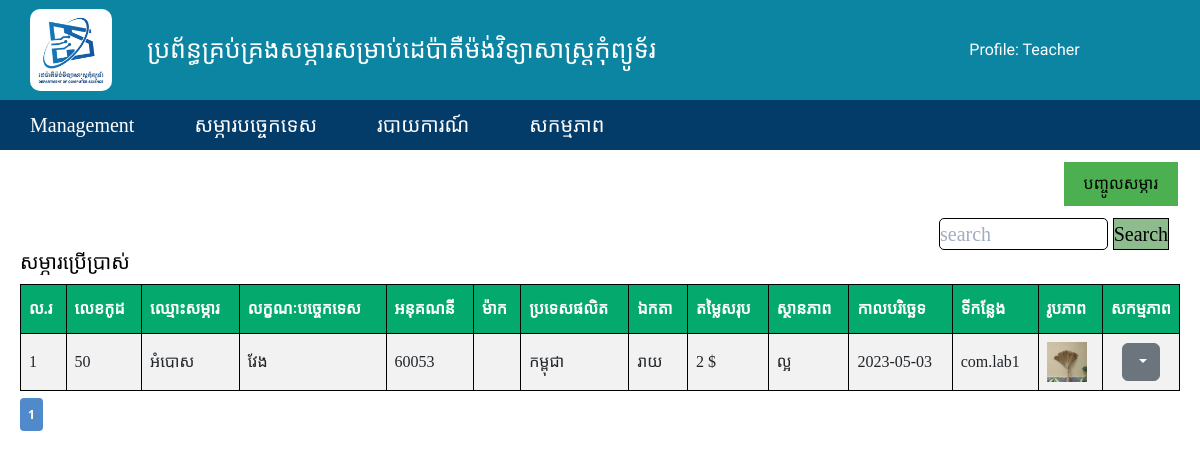
The app's page /admin/use_thing.php (signed in) with its own data.
### tables this page shows
CREATE TABLE `itproduct` (
  `id` int(15) NOT NULL,
  `code` int(20) NOT NULL,
  `name` varchar(100) NOT NULL,
  `how` text NOT NULL,
  `account` int(10) NOT NULL,
  `saccount` int(10) NOT NULL,
  `model` varchar(50) NOT NULL,
  `country` varchar(50) NOT NULL,
  `think` varchar(50) NOT NULL,
  `quantity` int(10) NOT NULL,
  `retail_price` int(20) NOT NULL,
  `total_price` int(20) NOT NULL,
  `status` varchar(20) NOT NULL,
  `date` date NOT NULL,
  `date_use` date DEFAULT NULL,
  `place` varchar(50) NOT NULL,
  `BORROW` int(11) NOT NULL DEFAULT 0,
  `picture` text NOT NULL
);

### admin/use_thing.php (the view, shortened to what this page needs)
<?php
include('include/config.php');
$total_pages = $connect->query('SELECT * FROM itproduct WHERE saccount = 60053')->num_rows;
$page = isset($_GET['page']) && is_numeric($_GET['page']) ? $_GET['page'] : 1;
$num_results_on_page = 5;
if ($stmt = $connect->prepare('SELECT * FROM itproduct WHERE saccount = 60053 ORDER BY name LIMIT ?,?')) {
    $calc_page = ($page - 1) * $num_results_on_page;
    $stmt->bind_param('ii', $calc_page, $num_results_on_page);
    $stmt->execute();
    $result = $stmt->get_result();
?>
    <!DOCTYPE html>
    <html lang="en">
    <head>
              <?php include('include/Head.php'); ?>
    </head>
    <body>
        <?php include('include/Header.php'); ?>
        <div class="dashboard">
            <?php include('include/Top-dashboard.php'); ?>
            <div class="search-and-title">
                <h3>សម្ភារប្រើប្រាស់</h3>
            </div>
            <div class="dasble">
                <table id="customers">
                    <tr font-family='khmer os battambang'>
                        <th class="head">ល.រ</th>
                        <th class="head">លេខកូដ</th>
                        <th class="head">ឈ្មោះសម្ភារ</th>
                        <th class="head">លក្ខណៈបច្ចេកទេស</th>
                        <th class="head">អនុគណនី</th>
                        <th class="head">ម៉ាក</th>
                        <th class="head">ប្រទេសផលិត</th>
                        <th class="head">ឯកតា</th>
                        <th class="head">តម្លៃសរុប</th>
                        <th class="head">ស្ថានភាព</th>
                        <th class="head">កាលបរិច្ឆេទ</th>
                        <th class="head">ទីកន្លែង</th>
                        <th class="head">រូបភាព</th>
                        <th class="head" width="8px">សកម្មភាព</th>
                    </tr>
                    <?php
                    $i = 1;
                    while ($row = $result->fetch_assoc()) {
                    ?>
                        <tr>
                            <td><?php echo $i++; ?></td>
                            <td><?php echo "$row[code]" ?></td>
                            <td><?php echo "$row[name]" ?></td>
                            <td><?php echo "$row[how]" ?></td>
                            <td><?php echo "$row[saccount]" ?></td>
                            <td><?php echo "$row[model]" ?></td>
                            <td><?php echo "$row[country]" ?></td>
                            <td><?php echo "$row[think]" ?></td>
                            <td><?php echo "$row[total_price]" ?> $</td>
                            <td><?php echo "$row[status]" ?></td>
                            <td><?php echo "$row[date]" ?></td>
                            <td><?php
                                if ($row['BORROW'] == 1) echo "គេខ្ចី";
                                else echo "$row[place]"; ?></td>
                            <td><img src="./img/<?php echo "$row[picture]"; ?>" width="40px" ;height="auto"></td>
            <td align="center">
                <?php include('include/td_action.php');?>
            </td>
            </tr>
        <?php
                    }
        ?>
        </table>
        <?php if (ceil($total_pages / $num_results_on_page) > 0) : ?>
            <ul class="pagination">
                <li class="currentpage"><a href="use_thing.php?page=<?php echo $page ?>"><?php echo $page ?></a></li>
            </ul>
        <?php endif; ?>
        </div>
        </div>
    </body>
    </html><?php } ?>

### admin/include/td_action.php (shortened to what this page needs)
<div class="dropdown">
                    <button class="btn btn-secondary dropdown-toggle" type="button" data-bs-toggle="dropdown" aria-expanded="false">
                    </button>
                </div>

### admin/style/pag1.css (style rules this page uses)
* { margin: 0; padding: 0; box-sizing: border-box; }
.dashboard { width: 100%; }
.dashboard .dasble { width: 100%; height: 510px; padding: 0 20px; z-index: -99999; }
.search-and-title { width: 100%; display: flex; justify-content: space-between; font-family: 'khmer os battambang'; color: #000000; padding: 0 0 10px 20px; font-size: 20px; }
table { font-family: arial, sans-serif; border-collapse: collapse; width: auto; }
#customers th { padding-top: 12px; padding-bottom: 12px; text-align: left; background-color: #04AA6D; color: #ffffff; border: 8px solid rgb(0, 0, 0); }
#customers td { z-index: -99; }
.head { color: white; z-index: 89999; }
.dashboard { padding-top: 100px; }
.pagination { list-style-type: none; padding: 10px 0; display: inline-flex; justify-content: space-between; box-sizing: border-box; }
.pagination li { box-sizing: border-box; padding-right: 10px; }
.pagination li a { box-sizing: border-box; background-color: #e2e6e6; padding: 8px; text-decoration: none; font-size: 12px; font-weight: bold; color: #616872; border-radius: 4px; }
.pagination .currentpage a { background-color: #518acb; color: #fff; }

### admin/style/tablestyle.css (style rules this page uses)
#customers { font-family: 'khmer os battambang'; border-collapse: collapse; width: 100%; }
#customers td, #customers th { border: 1px solid #000; padding: 8px; }
#customers tr:nth-child(even) { background-color: #f2f2f2; }
#customers th { padding-top: 12px; padding-bottom: 12px; text-align: left; background-color: #04AA6D; color: white; }

### records on screen
itproduct: code "50", name "អំបោស", how "វែង", saccount "60053", country "កម្ពុជា", think "រាយ", total_price "2", status "ល្អ", date "2023-05-03", place "com.lab1", picture (picture)

### other values on screen
$_SESSION['username'] "Teacher"
$page "1"
